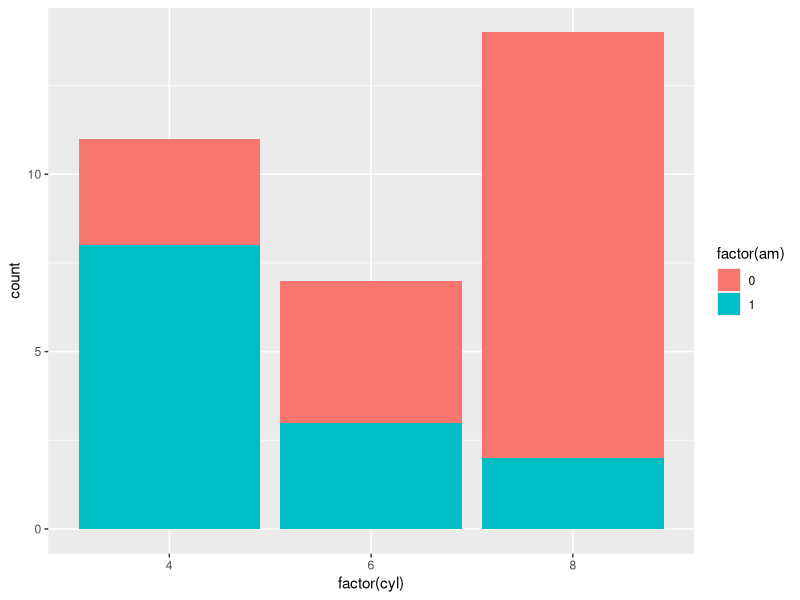
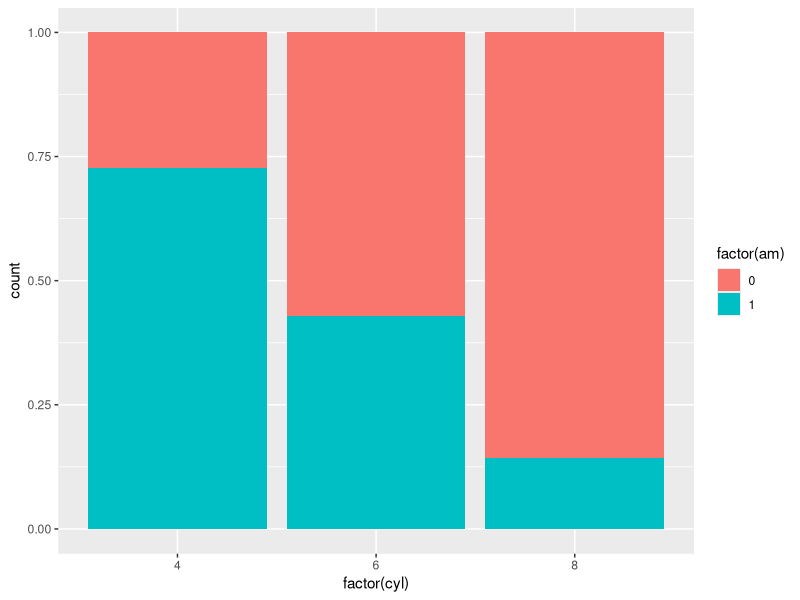
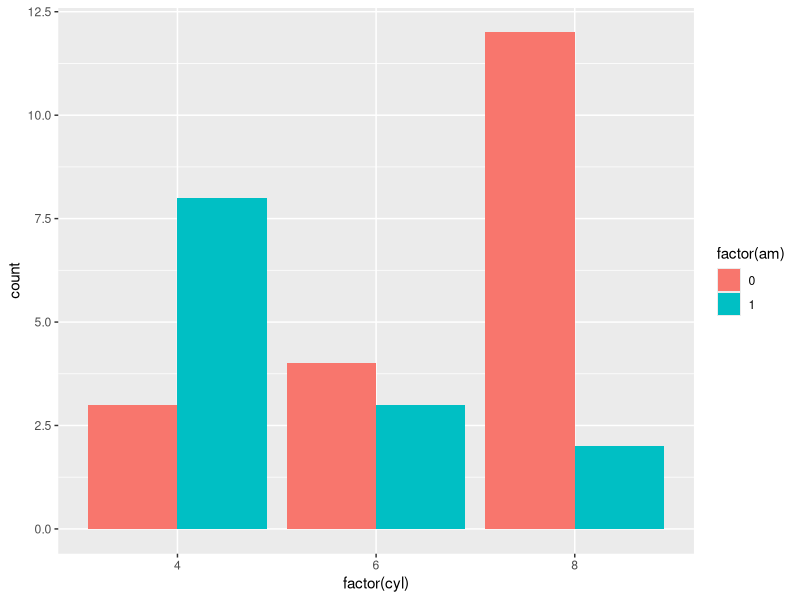
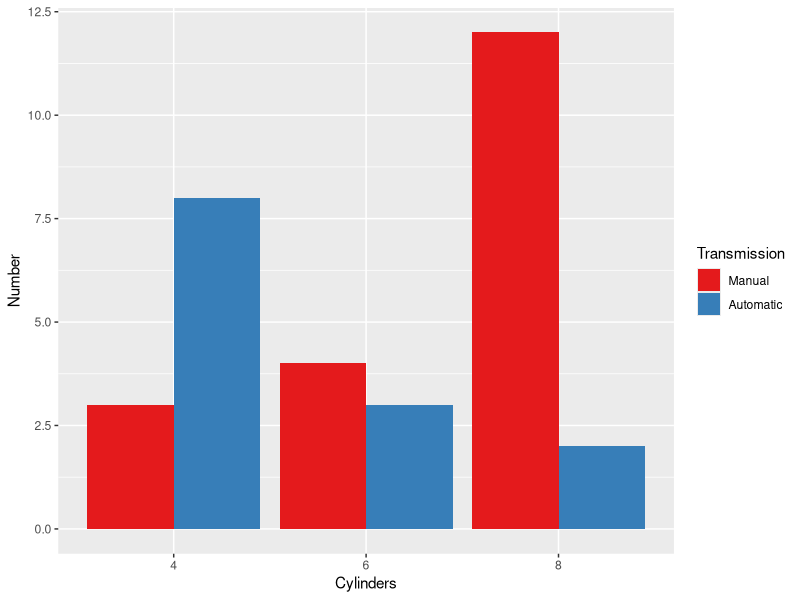
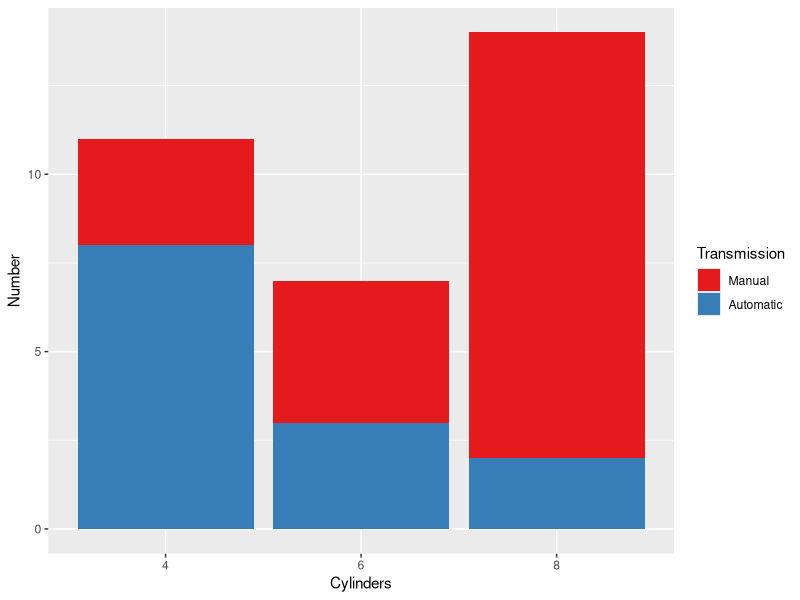

Here is the R script that generated these plots, in order: (Note: this script raises an error after producing the figures.)
### Datacamp - ch 3 position

library(ggplot2)

cyl.am <- ggplot(mtcars, aes(x = factor(cyl), fill = factor(am)))
cyl.am + geom_bar() # defaults to stack
cyl.am + geom_bar(position="fill")
cyl.am + geom_bar(position="dodge")

## sweet formatting cleanup!
val = c("#E41A1C", "#377EB8")
lab = c("Manual", "Automatic")
cyl.am +
  geom_bar(position = "dodge") +
  scale_x_discrete("Cylinders") + 
  scale_y_continuous("Number") +
  scale_fill_manual("Transmission", 
                       values = val,
                       labels = lab) 

## stack as alternative view
cyl.am +
  geom_bar(position = "stack") +
  scale_x_discrete("Cylinders") + 
  scale_y_continuous("Number") +
  scale_fill_manual("Transmission", 
                    values = val,
                    labels = lab) 

## Univariate plots
ggplot(mtcars,aes(x=mpg))+geom_point() # error because need to specify y

